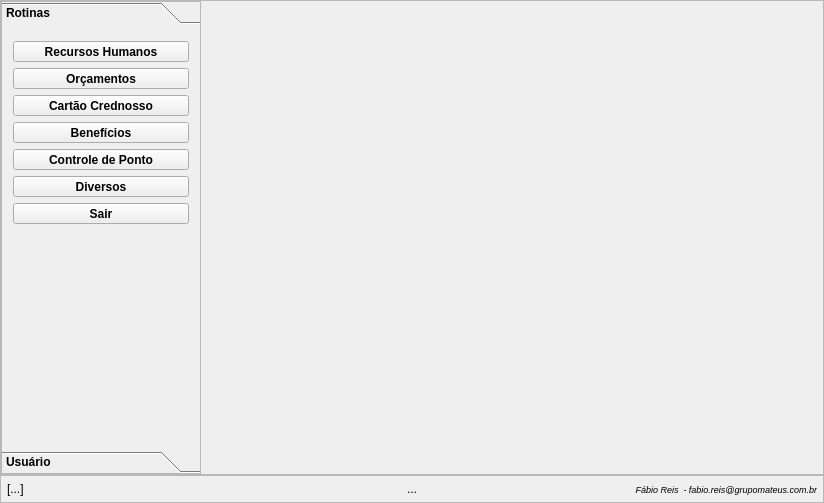
<?xml version="1.0" encoding="UTF-8"?>
<ui version="4.0">
 <class>Principal</class>
 <widget class="QWidget" name="Principal">
  <property name="geometry">
   <rect>
    <x>0</x>
    <y>0</y>
    <width>824</width>
    <height>503</height>
   </rect>
  </property>
  <property name="windowTitle">
   <string>Severino | Plano de Contas</string>
  </property>
  <property name="windowIcon">
   <iconset resource="thema.qrc">
    <normaloff>:/images/iconeSeverino.png</normaloff>:/images/iconeSeverino.png</iconset>
  </property>
  <layout class="QGridLayout" name="gridLayout_2">
   <property name="leftMargin">
    <number>0</number>
   </property>
   <property name="topMargin">
    <number>0</number>
   </property>
   <property name="rightMargin">
    <number>0</number>
   </property>
   <property name="bottomMargin">
    <number>0</number>
   </property>
   <property name="spacing">
    <number>0</number>
   </property>
   <item row="2" column="0">
    <widget class="QFrame" name="framePanel_InfoUsuario">
     <property name="frameShape">
      <enum>QFrame::StyledPanel</enum>
     </property>
     <property name="frameShadow">
      <enum>QFrame::Raised</enum>
     </property>
     <layout class="QGridLayout" name="gridLayout_5">
      <property name="leftMargin">
       <number>6</number>
      </property>
      <property name="topMargin">
       <number>6</number>
      </property>
      <property name="rightMargin">
       <number>6</number>
      </property>
      <property name="bottomMargin">
       <number>6</number>
      </property>
      <item row="0" column="2">
       <widget class="QLabel" name="statusDevelop">
        <property name="font">
         <font>
          <pointsize>7</pointsize>
          <italic>true</italic>
         </font>
        </property>
        <property name="text">
         <string>Fábio Reis  - fabio.reis@grupomateus.com.br</string>
        </property>
        <property name="alignment">
         <set>Qt::AlignRight|Qt::AlignTrailing|Qt::AlignVCenter</set>
        </property>
       </widget>
      </item>
      <item row="0" column="0">
       <widget class="QLabel" name="statusAplicacao">
        <property name="text">
         <string>[...]</string>
        </property>
       </widget>
      </item>
      <item row="0" column="1">
       <widget class="QLabel" name="campoTime">
        <property name="font">
         <font/>
        </property>
        <property name="text">
         <string>...</string>
        </property>
        <property name="alignment">
         <set>Qt::AlignCenter</set>
        </property>
       </widget>
      </item>
     </layout>
    </widget>
   </item>
   <item row="1" column="0">
    <widget class="QFrame" name="framePanel_InfoSessao">
     <property name="styleSheet">
      <string notr="true"/>
     </property>
     <property name="frameShape">
      <enum>QFrame::StyledPanel</enum>
     </property>
     <property name="frameShadow">
      <enum>QFrame::Raised</enum>
     </property>
     <layout class="QGridLayout" name="gridLayout">
      <property name="leftMargin">
       <number>0</number>
      </property>
      <property name="topMargin">
       <number>0</number>
      </property>
      <property name="rightMargin">
       <number>0</number>
      </property>
      <property name="bottomMargin">
       <number>0</number>
      </property>
      <property name="spacing">
       <number>0</number>
      </property>
      <item row="0" column="0">
       <widget class="QFrame" name="framePanel">
        <property name="maximumSize">
         <size>
          <width>200</width>
          <height>16777215</height>
         </size>
        </property>
        <property name="font">
         <font>
          <pointsize>9</pointsize>
          <weight>75</weight>
          <bold>true</bold>
         </font>
        </property>
        <property name="styleSheet">
         <string notr="true"/>
        </property>
        <property name="frameShape">
         <enum>QFrame::StyledPanel</enum>
        </property>
        <property name="frameShadow">
         <enum>QFrame::Raised</enum>
        </property>
        <layout class="QVBoxLayout" name="verticalLayout">
         <property name="spacing">
          <number>0</number>
         </property>
         <property name="leftMargin">
          <number>0</number>
         </property>
         <property name="topMargin">
          <number>0</number>
         </property>
         <property name="rightMargin">
          <number>0</number>
         </property>
         <property name="bottomMargin">
          <number>0</number>
         </property>
         <item>
          <widget class="QToolBox" name="toolBox">
           <property name="layoutDirection">
            <enum>Qt::LeftToRight</enum>
           </property>
           <property name="autoFillBackground">
            <bool>false</bool>
           </property>
           <property name="frameShape">
            <enum>QFrame::NoFrame</enum>
           </property>
           <property name="currentIndex">
            <number>0</number>
           </property>
           <widget class="QWidget" name="pageRotinas">
            <property name="geometry">
             <rect>
              <x>0</x>
              <y>-5</y>
              <width>181</width>
              <height>417</height>
             </rect>
            </property>
            <attribute name="icon">
             <iconset resource="thema.qrc">
              <normaloff>:/images/order.png</normaloff>:/images/order.png</iconset>
            </attribute>
            <attribute name="label">
             <string>Rotinas</string>
            </attribute>
            <layout class="QVBoxLayout" name="verticalLayout_2">
             <item>
              <widget class="QToolButton" name="toolButtonRecursosHumanos">
               <property name="maximumSize">
                <size>
                 <width>400</width>
                 <height>16777215</height>
                </size>
               </property>
               <property name="contextMenuPolicy">
                <enum>Qt::ActionsContextMenu</enum>
               </property>
               <property name="text">
                <string>Recursos Humanos</string>
               </property>
               <property name="icon">
                <iconset resource="thema.qrc">
                 <normaloff>:/images/grouprh.png</normaloff>:/images/grouprh.png</iconset>
               </property>
               <property name="iconSize">
                <size>
                 <width>28</width>
                 <height>28</height>
                </size>
               </property>
               <property name="popupMode">
                <enum>QToolButton::InstantPopup</enum>
               </property>
               <property name="toolButtonStyle">
                <enum>Qt::ToolButtonTextUnderIcon</enum>
               </property>
               <property name="arrowType">
                <enum>Qt::NoArrow</enum>
               </property>
              </widget>
             </item>
             <item>
              <widget class="QToolButton" name="toolButtonIntegracaoFinanceira">
               <property name="maximumSize">
                <size>
                 <width>400</width>
                 <height>16777215</height>
                </size>
               </property>
               <property name="contextMenuPolicy">
                <enum>Qt::ActionsContextMenu</enum>
               </property>
               <property name="text">
                <string>Orçamentos</string>
               </property>
               <property name="icon">
                <iconset resource="thema.qrc">
                 <normaloff>:/images/financeiro.png</normaloff>:/images/financeiro.png</iconset>
               </property>
               <property name="iconSize">
                <size>
                 <width>28</width>
                 <height>28</height>
                </size>
               </property>
               <property name="popupMode">
                <enum>QToolButton::InstantPopup</enum>
               </property>
               <property name="toolButtonStyle">
                <enum>Qt::ToolButtonTextUnderIcon</enum>
               </property>
               <property name="arrowType">
                <enum>Qt::NoArrow</enum>
               </property>
              </widget>
             </item>
             <item>
              <widget class="QToolButton" name="toolButtonCartaoCrednosso">
               <property name="maximumSize">
                <size>
                 <width>400</width>
                 <height>16777215</height>
                </size>
               </property>
               <property name="contextMenuPolicy">
                <enum>Qt::ActionsContextMenu</enum>
               </property>
               <property name="text">
                <string>Cartão Crednosso</string>
               </property>
               <property name="icon">
                <iconset resource="thema.qrc">
                 <normaloff>:/images/credinosso_card.png</normaloff>:/images/credinosso_card.png</iconset>
               </property>
               <property name="iconSize">
                <size>
                 <width>28</width>
                 <height>28</height>
                </size>
               </property>
               <property name="popupMode">
                <enum>QToolButton::InstantPopup</enum>
               </property>
               <property name="toolButtonStyle">
                <enum>Qt::ToolButtonTextUnderIcon</enum>
               </property>
               <property name="arrowType">
                <enum>Qt::NoArrow</enum>
               </property>
              </widget>
             </item>
             <item>
              <widget class="QToolButton" name="toolButtonBeneficios">
               <property name="maximumSize">
                <size>
                 <width>400</width>
                 <height>16777215</height>
                </size>
               </property>
               <property name="contextMenuPolicy">
                <enum>Qt::ActionsContextMenu</enum>
               </property>
               <property name="text">
                <string>Benefícios</string>
               </property>
               <property name="icon">
                <iconset resource="thema.qrc">
                 <normaloff>:/images/newspaper.png</normaloff>:/images/newspaper.png</iconset>
               </property>
               <property name="iconSize">
                <size>
                 <width>28</width>
                 <height>28</height>
                </size>
               </property>
               <property name="popupMode">
                <enum>QToolButton::InstantPopup</enum>
               </property>
               <property name="toolButtonStyle">
                <enum>Qt::ToolButtonTextUnderIcon</enum>
               </property>
               <property name="arrowType">
                <enum>Qt::NoArrow</enum>
               </property>
              </widget>
             </item>
             <item>
              <widget class="QToolButton" name="toolButtonControlePonto">
               <property name="maximumSize">
                <size>
                 <width>400</width>
                 <height>16777215</height>
                </size>
               </property>
               <property name="contextMenuPolicy">
                <enum>Qt::ActionsContextMenu</enum>
               </property>
               <property name="text">
                <string>Controle de Ponto</string>
               </property>
               <property name="icon">
                <iconset resource="thema.qrc">
                 <normaloff>:/images/clock-circular-outline.png</normaloff>:/images/clock-circular-outline.png</iconset>
               </property>
               <property name="iconSize">
                <size>
                 <width>28</width>
                 <height>28</height>
                </size>
               </property>
               <property name="popupMode">
                <enum>QToolButton::InstantPopup</enum>
               </property>
               <property name="toolButtonStyle">
                <enum>Qt::ToolButtonTextUnderIcon</enum>
               </property>
               <property name="arrowType">
                <enum>Qt::NoArrow</enum>
               </property>
              </widget>
             </item>
             <item>
              <widget class="QToolButton" name="toolButtonFerramentas">
               <property name="maximumSize">
                <size>
                 <width>400</width>
                 <height>16777215</height>
                </size>
               </property>
               <property name="contextMenuPolicy">
                <enum>Qt::ActionsContextMenu</enum>
               </property>
               <property name="text">
                <string>Diversos</string>
               </property>
               <property name="icon">
                <iconset resource="thema.qrc">
                 <normaloff>:/images/archive.png</normaloff>:/images/archive.png</iconset>
               </property>
               <property name="iconSize">
                <size>
                 <width>28</width>
                 <height>28</height>
                </size>
               </property>
               <property name="popupMode">
                <enum>QToolButton::InstantPopup</enum>
               </property>
               <property name="toolButtonStyle">
                <enum>Qt::ToolButtonTextUnderIcon</enum>
               </property>
               <property name="arrowType">
                <enum>Qt::NoArrow</enum>
               </property>
              </widget>
             </item>
             <item>
              <widget class="QToolButton" name="botaoSair">
               <property name="maximumSize">
                <size>
                 <width>400</width>
                 <height>16777215</height>
                </size>
               </property>
               <property name="contextMenuPolicy">
                <enum>Qt::ActionsContextMenu</enum>
               </property>
               <property name="text">
                <string>Sair</string>
               </property>
               <property name="icon">
                <iconset resource="thema.qrc">
                 <normaloff>:/images/exit.png</normaloff>:/images/exit.png</iconset>
               </property>
               <property name="iconSize">
                <size>
                 <width>28</width>
                 <height>28</height>
                </size>
               </property>
               <property name="popupMode">
                <enum>QToolButton::InstantPopup</enum>
               </property>
               <property name="toolButtonStyle">
                <enum>Qt::ToolButtonTextUnderIcon</enum>
               </property>
               <property name="arrowType">
                <enum>Qt::NoArrow</enum>
               </property>
              </widget>
             </item>
             <item>
              <spacer name="verticalSpacer_2">
               <property name="orientation">
                <enum>Qt::Vertical</enum>
               </property>
               <property name="sizeHint" stdset="0">
                <size>
                 <width>20</width>
                 <height>40</height>
                </size>
               </property>
              </spacer>
             </item>
            </layout>
           </widget>
           <widget class="QWidget" name="pageUsuario">
            <property name="geometry">
             <rect>
              <x>0</x>
              <y>0</y>
              <width>198</width>
              <height>412</height>
             </rect>
            </property>
            <attribute name="icon">
             <iconset resource="thema.qrc">
              <normaloff>:/images/user.png</normaloff>:/images/user.png</iconset>
            </attribute>
            <attribute name="label">
             <string>Usuário</string>
            </attribute>
            <layout class="QVBoxLayout" name="verticalLayout_3">
             <item>
              <widget class="QToolButton" name="botaoAvatar">
               <property name="minimumSize">
                <size>
                 <width>0</width>
                 <height>100</height>
                </size>
               </property>
               <property name="maximumSize">
                <size>
                 <width>400</width>
                 <height>16777215</height>
                </size>
               </property>
               <property name="text">
                <string>usuário</string>
               </property>
               <property name="icon">
                <iconset resource="thema.qrc">
                 <normaloff>:/images/user.png</normaloff>:/images/user.png</iconset>
               </property>
               <property name="iconSize">
                <size>
                 <width>64</width>
                 <height>64</height>
                </size>
               </property>
               <property name="shortcut">
                <string>F12</string>
               </property>
               <property name="popupMode">
                <enum>QToolButton::InstantPopup</enum>
               </property>
               <property name="toolButtonStyle">
                <enum>Qt::ToolButtonTextUnderIcon</enum>
               </property>
               <property name="autoRaise">
                <bool>true</bool>
               </property>
              </widget>
             </item>
             <item>
              <spacer name="verticalSpacer">
               <property name="orientation">
                <enum>Qt::Vertical</enum>
               </property>
               <property name="sizeHint" stdset="0">
                <size>
                 <width>20</width>
                 <height>40</height>
                </size>
               </property>
              </spacer>
             </item>
            </layout>
           </widget>
          </widget>
         </item>
        </layout>
       </widget>
      </item>
      <item row="0" column="1">
       <widget class="QTabWidget" name="tabWidget">
        <property name="tabPosition">
         <enum>QTabWidget::West</enum>
        </property>
        <property name="tabShape">
         <enum>QTabWidget::Rounded</enum>
        </property>
        <property name="documentMode">
         <bool>true</bool>
        </property>
        <property name="tabsClosable">
         <bool>true</bool>
        </property>
       </widget>
      </item>
     </layout>
    </widget>
   </item>
  </layout>
 </widget>
 <layoutdefault spacing="6" margin="11"/>
 <tabstops>
  <tabstop>tabWidget</tabstop>
  <tabstop>toolButtonRecursosHumanos</tabstop>
  <tabstop>toolButtonIntegracaoFinanceira</tabstop>
  <tabstop>toolButtonCartaoCrednosso</tabstop>
  <tabstop>toolButtonBeneficios</tabstop>
  <tabstop>toolButtonControlePonto</tabstop>
  <tabstop>toolButtonFerramentas</tabstop>
  <tabstop>botaoSair</tabstop>
  <tabstop>botaoAvatar</tabstop>
 </tabstops>
 <resources>
  <include location="thema.qrc"/>
 </resources>
 <connections/>
</ui>
